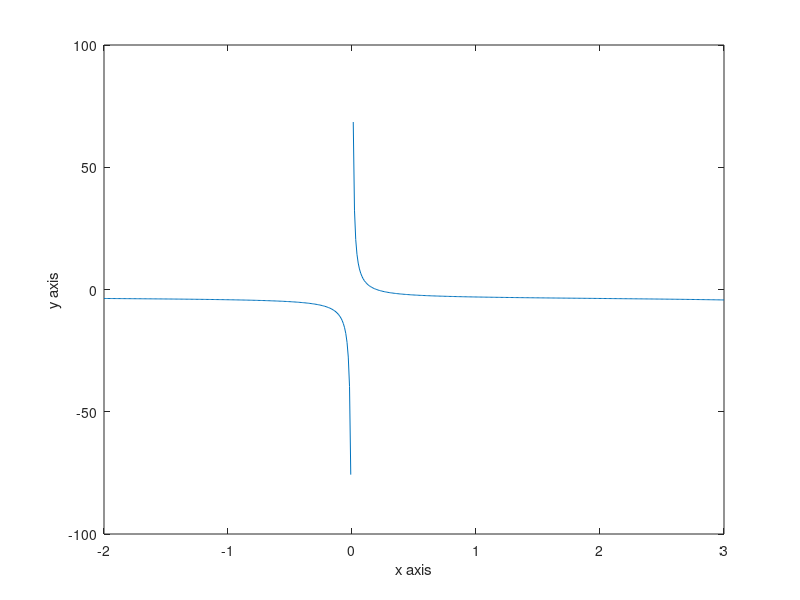

Source code (MATLAB):
function ca3()
x = -2:0.01:3;
func = @(x) (((1-x).*((3+x).^(1/3)))./(x.*((4-x).^(1/2))))-3.06;

plot(x, func(x));
xlabel('x axis')
ylabel('y axis')